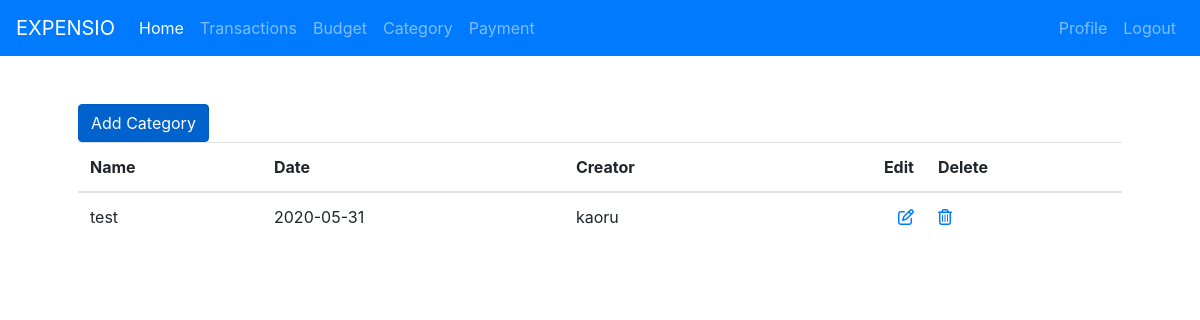
The app's page /category/ (signed in) with its own data.
### category/models.py (models this page shows, shortened)
class Category(models.Model):
    name = models.CharField(max_length=100)
    created_date = models.DateTimeField(auto_now_add=True)
    user = models.ForeignKey("auth.User", on_delete=models.CASCADE)

### category/views.py (the view)
# urls.py: path("", CategoryListView.as_view(), name="categories"),
class CategoryListView(ListView):
    model = Category
    template_name = "category.html"
    def get_queryset(self):
        return Category.objects.filter(user=self.request.user)

### templates/category.html (shortened to what this page needs)
{% extends "base.html" %}
{% block content %}
    <a href="/category/add" class="btn btn-primary active" role="button" aria-pressed="true">Add Category</a>
    <br>
    <table class="table">
        <thead>
            <tr>
                <th scope="col">Name</th>
                <th scope="col">Date</th>
                <th scope="col">Creator</th>
                <th scope="col" class="text-right">Edit</th>
                <th scope="col">Delete</th>
            </tr>
        </thead>
        <tbody>
            {% for category in object_list %}
                <tr>
                    <td>{{ category.name }}</td>
                    <td>{{ category.created_date | date:"Y-m-d" }}</td>
                    <td>{{ category.user }}</td>
                    <td class="text-right">
                        <a href="{{ category.id  }}/edit"><i class="far fa-edit"></i></a>
                    </td>
                    <td>
                        <a href="{{ category.id  }}/delete"> <i class="far fa-trash-alt"></i></a>
                    </td>
                </tr>
            {% endfor %}
        </tbody>
    </table>
{% endblock content %}

### records on screen
Category: name "test", created_date "2020-05-31", user "kaoru"
